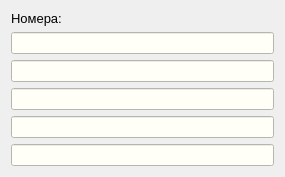
<?xml version="1.0" encoding="UTF-8"?>
<ui version="4.0">
 <class>ChooseNumber</class>
 <widget class="QDialog" name="ChooseNumber">
  <property name="geometry">
   <rect>
    <x>0</x>
    <y>0</y>
    <width>285</width>
    <height>170</height>
   </rect>
  </property>
  <property name="windowTitle">
   <string>Выбор номера</string>
  </property>
  <property name="windowIcon">
   <iconset resource="images.qrc">
    <normaloff>:/images/outcall-logo.png</normaloff>:/images/outcall-logo.png</iconset>
  </property>
  <layout class="QGridLayout" name="gridLayout">
   <item row="0" column="0">
    <widget class="QLabel" name="label">
     <property name="font">
      <font>
       <pointsize>10</pointsize>
      </font>
     </property>
     <property name="toolTip">
      <string>Выберите номер</string>
     </property>
     <property name="text">
      <string>Номера:</string>
     </property>
    </widget>
   </item>
   <item row="1" column="0">
    <widget class="QLineEdit" name="firstNumber">
     <property name="mouseTracking">
      <bool>true</bool>
     </property>
     <property name="styleSheet">
      <string notr="true">*{
background-color: #fffff8;
}</string>
     </property>
     <property name="readOnly">
      <bool>true</bool>
     </property>
    </widget>
   </item>
   <item row="2" column="0">
    <widget class="QLineEdit" name="secondNumber">
     <property name="styleSheet">
      <string notr="true">*{
background-color: #fffff8;
}</string>
     </property>
     <property name="readOnly">
      <bool>true</bool>
     </property>
    </widget>
   </item>
   <item row="3" column="0">
    <widget class="QLineEdit" name="thirdNumber">
     <property name="styleSheet">
      <string notr="true">*{
background-color: #fffff8;
}</string>
     </property>
     <property name="readOnly">
      <bool>true</bool>
     </property>
    </widget>
   </item>
   <item row="4" column="0">
    <widget class="QLineEdit" name="fourthNumber">
     <property name="styleSheet">
      <string notr="true">*{
background-color: #fffff8;
}</string>
     </property>
     <property name="readOnly">
      <bool>true</bool>
     </property>
    </widget>
   </item>
   <item row="5" column="0">
    <widget class="QLineEdit" name="fifthNumber">
     <property name="styleSheet">
      <string notr="true">*{
background-color: #fffff8;
}</string>
     </property>
     <property name="readOnly">
      <bool>true</bool>
     </property>
    </widget>
   </item>
   <item row="6" column="0">
    <spacer name="verticalSpacer">
     <property name="orientation">
      <enum>Qt::Vertical</enum>
     </property>
     <property name="sizeHint" stdset="0">
      <size>
       <width>20</width>
       <height>40</height>
      </size>
     </property>
    </spacer>
   </item>
  </layout>
 </widget>
 <tabstops>
  <tabstop>firstNumber</tabstop>
  <tabstop>secondNumber</tabstop>
  <tabstop>thirdNumber</tabstop>
  <tabstop>fourthNumber</tabstop>
  <tabstop>fifthNumber</tabstop>
 </tabstops>
 <resources>
  <include location="images.qrc"/>
 </resources>
 <connections/>
</ui>
